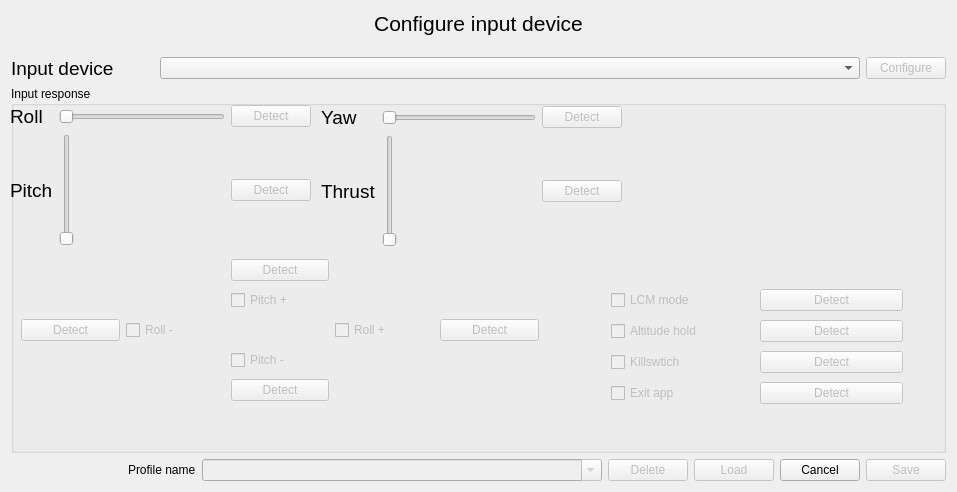
<?xml version="1.0" encoding="UTF-8"?>
<ui version="4.0">
 <class>Form</class>
 <widget class="QWidget" name="Form">
  <property name="windowModality">
   <enum>Qt::ApplicationModal</enum>
  </property>
  <property name="geometry">
   <rect>
    <x>0</x>
    <y>0</y>
    <width>957</width>
    <height>492</height>
   </rect>
  </property>
  <property name="windowTitle">
   <string>Input device configuration</string>
  </property>
  <layout class="QHBoxLayout" name="horizontalLayout">
   <item>
    <layout class="QVBoxLayout" name="verticalLayout">
     <item>
      <widget class="QLabel" name="label">
       <property name="maximumSize">
        <size>
         <width>16777215</width>
         <height>40</height>
        </size>
       </property>
       <property name="font">
        <font>
         <pointsize>16</pointsize>
        </font>
       </property>
       <property name="text">
        <string>Configure input device</string>
       </property>
       <property name="alignment">
        <set>Qt::AlignHCenter|Qt::AlignTop</set>
       </property>
      </widget>
     </item>
     <item>
      <layout class="QGridLayout" name="gridLayout_4">
       <item row="0" column="0">
        <widget class="QLabel" name="label_2">
         <property name="font">
          <font>
           <pointsize>14</pointsize>
          </font>
         </property>
         <property name="text">
          <string>Input device</string>
         </property>
        </widget>
       </item>
       <item row="0" column="1">
        <widget class="QComboBox" name="inputDeviceSelector">
         <property name="minimumSize">
          <size>
           <width>700</width>
           <height>0</height>
          </size>
         </property>
         <property name="duplicatesEnabled">
          <bool>false</bool>
         </property>
        </widget>
       </item>
       <item row="0" column="2">
        <widget class="QPushButton" name="configButton">
         <property name="enabled">
          <bool>false</bool>
         </property>
         <property name="maximumSize">
          <size>
           <width>80</width>
           <height>16777215</height>
          </size>
         </property>
         <property name="text">
          <string>Configure</string>
         </property>
        </widget>
       </item>
      </layout>
     </item>
     <item>
      <layout class="QHBoxLayout" name="inputDetectionLayout">
       <item>
        <widget class="QGroupBox" name="inputDetectionGroup">
         <property name="minimumSize">
          <size>
           <width>0</width>
           <height>350</height>
          </size>
         </property>
         <property name="maximumSize">
          <size>
           <width>16777215</width>
           <height>500</height>
          </size>
         </property>
         <property name="title">
          <string>Input response</string>
         </property>
         <widget class="QWidget" name="gridLayoutWidget">
          <property name="geometry">
           <rect>
            <x>-1</x>
            <y>19</y>
            <width>301</width>
            <height>141</height>
           </rect>
          </property>
          <layout class="QGridLayout" name="gridLayout_3">
           <item row="0" column="1">
            <widget class="QSlider" name="rollAxisValue">
             <property name="enabled">
              <bool>false</bool>
             </property>
             <property name="minimumSize">
              <size>
               <width>0</width>
               <height>0</height>
              </size>
             </property>
             <property name="maximumSize">
              <size>
               <width>16777215</width>
               <height>16777215</height>
              </size>
             </property>
             <property name="minimum">
              <number>0</number>
             </property>
             <property name="maximum">
              <number>100</number>
             </property>
             <property name="sliderPosition">
              <number>0</number>
             </property>
             <property name="orientation">
              <enum>Qt::Horizontal</enum>
             </property>
             <property name="invertedAppearance">
              <bool>false</bool>
             </property>
             <property name="invertedControls">
              <bool>false</bool>
             </property>
             <property name="tickPosition">
              <enum>QSlider::NoTicks</enum>
             </property>
            </widget>
           </item>
           <item row="1" column="0">
            <widget class="QLabel" name="label_3">
             <property name="font">
              <font>
               <pointsize>14</pointsize>
              </font>
             </property>
             <property name="text">
              <string>Pitch</string>
             </property>
            </widget>
           </item>
           <item row="0" column="0">
            <widget class="QLabel" name="label_5">
             <property name="font">
              <font>
               <pointsize>14</pointsize>
              </font>
             </property>
             <property name="text">
              <string>Roll</string>
             </property>
            </widget>
           </item>
           <item row="1" column="1">
            <widget class="QSlider" name="pitchAxisValue">
             <property name="enabled">
              <bool>false</bool>
             </property>
             <property name="minimumSize">
              <size>
               <width>0</width>
               <height>0</height>
              </size>
             </property>
             <property name="maximumSize">
              <size>
               <width>16777215</width>
               <height>16777215</height>
              </size>
             </property>
             <property name="layoutDirection">
              <enum>Qt::LeftToRight</enum>
             </property>
             <property name="minimum">
              <number>0</number>
             </property>
             <property name="maximum">
              <number>100</number>
             </property>
             <property name="singleStep">
              <number>1</number>
             </property>
             <property name="sliderPosition">
              <number>0</number>
             </property>
             <property name="tracking">
              <bool>false</bool>
             </property>
             <property name="orientation">
              <enum>Qt::Vertical</enum>
             </property>
             <property name="invertedAppearance">
              <bool>false</bool>
             </property>
             <property name="invertedControls">
              <bool>false</bool>
             </property>
             <property name="tickPosition">
              <enum>QSlider::NoTicks</enum>
             </property>
            </widget>
           </item>
           <item row="0" column="2">
            <widget class="QPushButton" name="detectRoll">
             <property name="enabled">
              <bool>false</bool>
             </property>
             <property name="text">
              <string>Detect</string>
             </property>
            </widget>
           </item>
           <item row="1" column="2">
            <widget class="QPushButton" name="detectPitch">
             <property name="enabled">
              <bool>false</bool>
             </property>
             <property name="text">
              <string>Detect</string>
             </property>
            </widget>
           </item>
          </layout>
         </widget>
         <widget class="QWidget" name="gridLayoutWidget_4">
          <property name="geometry">
           <rect>
            <x>310</x>
            <y>20</y>
            <width>301</width>
            <height>141</height>
           </rect>
          </property>
          <layout class="QGridLayout" name="gridLayout_6">
           <item row="1" column="0">
            <widget class="QLabel" name="label_7">
             <property name="font">
              <font>
               <pointsize>14</pointsize>
              </font>
             </property>
             <property name="text">
              <string>Thrust</string>
             </property>
            </widget>
           </item>
           <item row="1" column="1">
            <widget class="QSlider" name="thrustAxisValue">
             <property name="enabled">
              <bool>false</bool>
             </property>
             <property name="minimumSize">
              <size>
               <width>0</width>
               <height>0</height>
              </size>
             </property>
             <property name="maximumSize">
              <size>
               <width>16777215</width>
               <height>16777215</height>
              </size>
             </property>
             <property name="minimum">
              <number>0</number>
             </property>
             <property name="maximum">
              <number>100</number>
             </property>
             <property name="singleStep">
              <number>0</number>
             </property>
             <property name="sliderPosition">
              <number>0</number>
             </property>
             <property name="tracking">
              <bool>true</bool>
             </property>
             <property name="orientation">
              <enum>Qt::Vertical</enum>
             </property>
             <property name="invertedAppearance">
              <bool>false</bool>
             </property>
             <property name="invertedControls">
              <bool>false</bool>
             </property>
             <property name="tickPosition">
              <enum>QSlider::NoTicks</enum>
             </property>
            </widget>
           </item>
           <item row="0" column="1">
            <widget class="QSlider" name="yawAxisValue">
             <property name="enabled">
              <bool>false</bool>
             </property>
             <property name="minimumSize">
              <size>
               <width>0</width>
               <height>0</height>
              </size>
             </property>
             <property name="maximumSize">
              <size>
               <width>16777215</width>
               <height>16777215</height>
              </size>
             </property>
             <property name="minimum">
              <number>1</number>
             </property>
             <property name="maximum">
              <number>100</number>
             </property>
             <property name="singleStep">
              <number>0</number>
             </property>
             <property name="sliderPosition">
              <number>1</number>
             </property>
             <property name="tracking">
              <bool>true</bool>
             </property>
             <property name="orientation">
              <enum>Qt::Horizontal</enum>
             </property>
             <property name="invertedAppearance">
              <bool>false</bool>
             </property>
             <property name="invertedControls">
              <bool>false</bool>
             </property>
             <property name="tickPosition">
              <enum>QSlider::NoTicks</enum>
             </property>
            </widget>
           </item>
           <item row="1" column="2">
            <widget class="QPushButton" name="detectThrust">
             <property name="enabled">
              <bool>false</bool>
             </property>
             <property name="text">
              <string>Detect</string>
             </property>
            </widget>
           </item>
           <item row="0" column="0">
            <widget class="QLabel" name="label_4">
             <property name="font">
              <font>
               <pointsize>14</pointsize>
              </font>
             </property>
             <property name="text">
              <string>Yaw</string>
             </property>
            </widget>
           </item>
           <item row="0" column="2">
            <widget class="QPushButton" name="detectYaw">
             <property name="enabled">
              <bool>false</bool>
             </property>
             <property name="text">
              <string>Detect</string>
             </property>
            </widget>
           </item>
          </layout>
         </widget>
         <widget class="QWidget" name="gridLayoutWidget_5">
          <property name="geometry">
           <rect>
            <x>10</x>
            <y>170</y>
            <width>518</width>
            <height>151</height>
           </rect>
          </property>
          <layout class="QGridLayout" name="gridLayout">
           <item row="2" column="1">
            <widget class="QCheckBox" name="rollNeg">
             <property name="enabled">
              <bool>false</bool>
             </property>
             <property name="text">
              <string>Roll -</string>
             </property>
             <property name="checkable">
              <bool>true</bool>
             </property>
            </widget>
           </item>
           <item row="3" column="2">
            <widget class="QCheckBox" name="pitchNeg">
             <property name="enabled">
              <bool>false</bool>
             </property>
             <property name="text">
              <string>Pitch -</string>
             </property>
             <property name="checkable">
              <bool>true</bool>
             </property>
            </widget>
           </item>
           <item row="4" column="2">
            <widget class="QPushButton" name="detectPitchNeg">
             <property name="enabled">
              <bool>false</bool>
             </property>
             <property name="text">
              <string>Detect</string>
             </property>
            </widget>
           </item>
           <item row="2" column="3">
            <widget class="QCheckBox" name="rollPos">
             <property name="enabled">
              <bool>false</bool>
             </property>
             <property name="text">
              <string>Roll +</string>
             </property>
             <property name="checkable">
              <bool>true</bool>
             </property>
            </widget>
           </item>
           <item row="2" column="4">
            <widget class="QPushButton" name="detectRollPos">
             <property name="enabled">
              <bool>false</bool>
             </property>
             <property name="text">
              <string>Detect</string>
             </property>
            </widget>
           </item>
           <item row="0" column="2">
            <widget class="QPushButton" name="detectPitchPos">
             <property name="enabled">
              <bool>false</bool>
             </property>
             <property name="text">
              <string>Detect</string>
             </property>
            </widget>
           </item>
           <item row="2" column="0">
            <widget class="QPushButton" name="detectRollNeg">
             <property name="enabled">
              <bool>false</bool>
             </property>
             <property name="text">
              <string>Detect</string>
             </property>
            </widget>
           </item>
           <item row="1" column="2">
            <widget class="QCheckBox" name="pitchPos">
             <property name="enabled">
              <bool>false</bool>
             </property>
             <property name="text">
              <string>Pitch +</string>
             </property>
             <property name="checkable">
              <bool>true</bool>
             </property>
            </widget>
           </item>
          </layout>
         </widget>
         <widget class="QWidget" name="gridLayoutWidget_2">
          <property name="geometry">
           <rect>
            <x>600</x>
            <y>200</y>
            <width>292</width>
            <height>123</height>
           </rect>
          </property>
          <layout class="QGridLayout" name="gridLayout_5">
           <item row="3" column="1">
            <widget class="QPushButton" name="detectExitapp">
             <property name="enabled">
              <bool>false</bool>
             </property>
             <property name="text">
              <string>Detect</string>
             </property>
            </widget>
           </item>
           <item row="2" column="1">
            <widget class="QPushButton" name="detectKillswitch">
             <property name="enabled">
              <bool>false</bool>
             </property>
             <property name="text">
              <string>Detect</string>
             </property>
            </widget>
           </item>
           <item row="2" column="0">
            <widget class="QCheckBox" name="killswitch">
             <property name="enabled">
              <bool>false</bool>
             </property>
             <property name="text">
              <string>Killswtich</string>
             </property>
             <property name="checkable">
              <bool>true</bool>
             </property>
            </widget>
           </item>
           <item row="3" column="0">
            <widget class="QCheckBox" name="exitapp">
             <property name="enabled">
              <bool>false</bool>
             </property>
             <property name="text">
              <string>Exit app</string>
             </property>
             <property name="checkable">
              <bool>true</bool>
             </property>
            </widget>
           </item>
           <item row="1" column="0">
            <widget class="QCheckBox" name="althold">
             <property name="enabled">
              <bool>false</bool>
             </property>
             <property name="text">
              <string>Altitude hold</string>
             </property>
             <property name="checkable">
              <bool>true</bool>
             </property>
            </widget>
           </item>
           <item row="1" column="1">
            <widget class="QPushButton" name="detectAltHold">
             <property name="enabled">
              <bool>false</bool>
             </property>
             <property name="text">
              <string>Detect</string>
             </property>
            </widget>
           </item>
           <item row="0" column="1">
            <widget class="QPushButton" name="detectLCM">
             <property name="enabled">
              <bool>false</bool>
             </property>
             <property name="text">
              <string>Detect</string>
             </property>
            </widget>
           </item>
           <item row="0" column="0">
            <widget class="QCheckBox" name="lcmmode">
             <property name="enabled">
              <bool>false</bool>
             </property>
             <property name="text">
              <string>LCM mode</string>
             </property>
             <property name="checkable">
              <bool>true</bool>
             </property>
            </widget>
           </item>
          </layout>
         </widget>
        </widget>
       </item>
      </layout>
     </item>
     <item>
      <layout class="QGridLayout" name="gridLayout_2">
       <item row="0" column="1">
        <widget class="QLabel" name="label_16">
         <property name="text">
          <string>Profile name</string>
         </property>
        </widget>
       </item>
       <item row="0" column="0">
        <spacer name="horizontalSpacer_9">
         <property name="orientation">
          <enum>Qt::Horizontal</enum>
         </property>
         <property name="sizeHint" stdset="0">
          <size>
           <width>40</width>
           <height>20</height>
          </size>
         </property>
        </spacer>
       </item>
       <item row="0" column="4">
        <widget class="QPushButton" name="deleteButton">
         <property name="enabled">
          <bool>false</bool>
         </property>
         <property name="text">
          <string>Delete</string>
         </property>
        </widget>
       </item>
       <item row="0" column="6">
        <widget class="QPushButton" name="cancelButton">
         <property name="text">
          <string>Cancel</string>
         </property>
        </widget>
       </item>
       <item row="0" column="2">
        <widget class="QComboBox" name="profileCombo">
         <property name="enabled">
          <bool>false</bool>
         </property>
         <property name="sizePolicy">
          <sizepolicy hsizetype="Fixed" vsizetype="Fixed">
           <horstretch>0</horstretch>
           <verstretch>0</verstretch>
          </sizepolicy>
         </property>
         <property name="minimumSize">
          <size>
           <width>400</width>
           <height>0</height>
          </size>
         </property>
         <property name="maximumSize">
          <size>
           <width>16777215</width>
           <height>16777215</height>
          </size>
         </property>
         <property name="editable">
          <bool>true</bool>
         </property>
        </widget>
       </item>
       <item row="0" column="7">
        <widget class="QPushButton" name="saveButton">
         <property name="enabled">
          <bool>false</bool>
         </property>
         <property name="text">
          <string>Save</string>
         </property>
        </widget>
       </item>
       <item row="0" column="5">
        <widget class="QPushButton" name="loadButton">
         <property name="enabled">
          <bool>false</bool>
         </property>
         <property name="text">
          <string>Load</string>
         </property>
        </widget>
       </item>
      </layout>
     </item>
    </layout>
   </item>
  </layout>
 </widget>
 <resources/>
 <connections/>
</ui>
